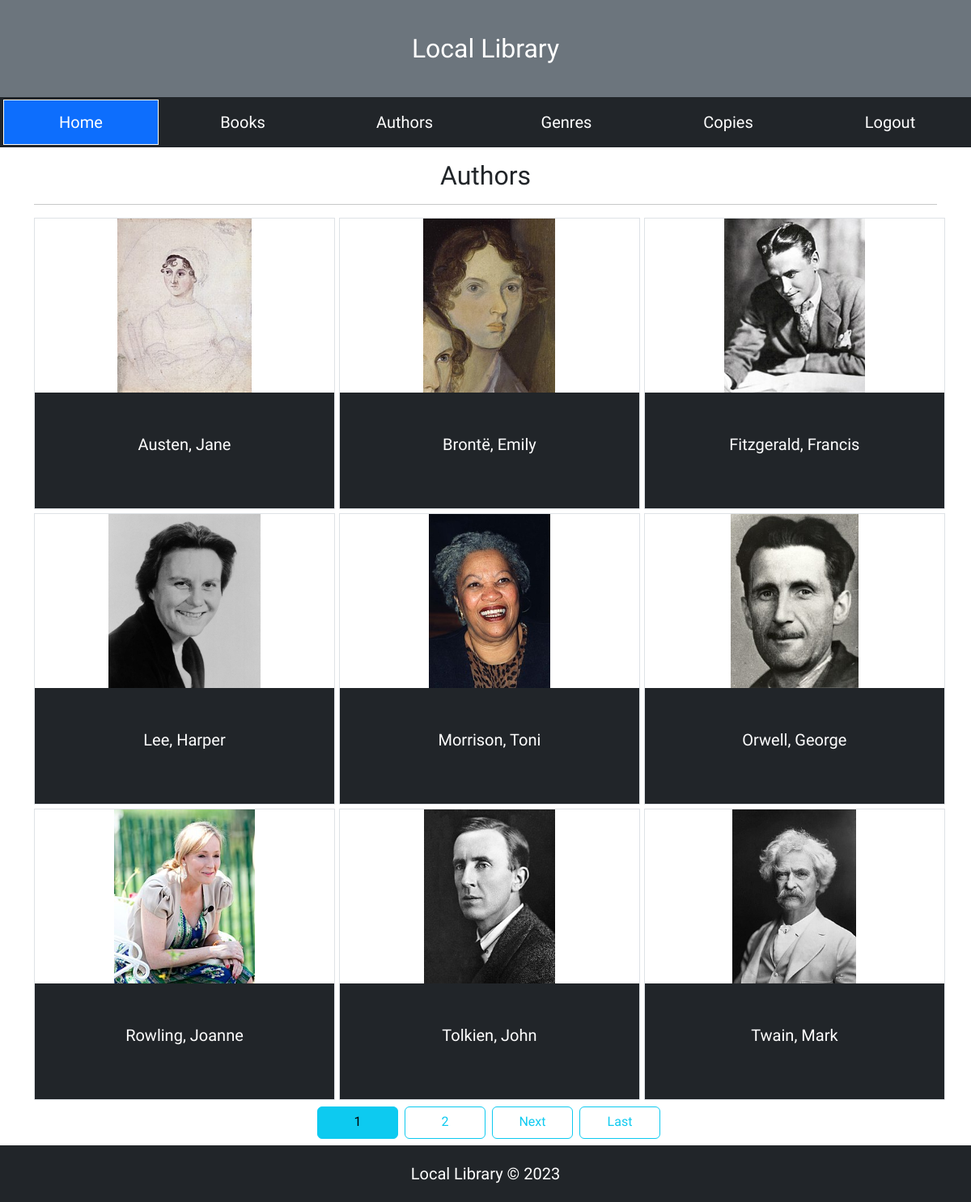
The app's page /catalog/authors/ (signed in) with its own data.
### catalog/models.py (models this page shows)
class Author(models.Model):
	first_name = models.CharField(max_length=100)
	last_name = models.CharField(max_length=100)
	date_of_birth = models.DateField(null=True, blank=True)
	date_of_death = models.DateField('Died', null=True, blank=True)
	biography = models.TextField(help_text="Enter author's biography",blank=True,null=True)
	image = models.ImageField(upload_to='authors',blank=True,null=True)
	class Meta:
		ordering = ['last_name', 'first_name']
	def get_absolute_url(self):
		return reverse('author-detail', args=[str(self.id)])
	def __str__(self):
		return f'{self.last_name}, {self.first_name}'

### catalog/views.py (the view)
# urls.py: path('authors/', views.AuthorListView.as_view(), name='authors'),
class AuthorListView(LoginRequiredMixin,ListView):
	model = Author
	template_name = 'author_list.html'
	paginate_by = 9

### catalog/templates/author_list.html
{% extends "base.html" %}
{% block content %}
<div class="container">
  <h2 class="text-center mt-3 mb-0">Authors</h2>
  <hr>
  <div class="author-list">
    {% for author in object_list %}
    <a href="{{ author.get_absolute_url }}" style="display:block;text-decoration:none;">
      <div class="author border" style="height:100%;max-width:100%;max-height:100%;">
        <div class="author-image" style="height:60%;">
          <img src="{{ author.image.url }}" alt="{{ author }}" style="max-width:100%;max-height:100%;display:block;margin:0 auto;">
        </div>
        <div class="bg-dark" style="height:40%;display:flex;align-items:center;justify-content:center;">
          <p class="text-white text-center">{{ author }}</p>
        </div>
      </div>
    </a>
    {% endfor %}
  </div>
</div>
{% endblock content %}

### mystaticfiles/global.css (style rules this page uses)
html { padding: 0; }
body { font-family: 'Rajdhani', sans-serif; font-size: 20px; }
a:link { text-decoration: none; }
.author-list { display: grid; grid-template-columns: repeat(3, 33.33%); grid-template-rows: repeat(3, 360px); grid-auto-rows: 360px; grid-gap: 5px; }

### records on screen
Author: image (picture), last_name+first_name "Austen, Jane"
Author: image (picture), last_name+first_name "Brontë, Emily"
Author: image (picture), last_name+first_name "Fitzgerald, Francis"
Author: image (picture), last_name+first_name "Lee, Harper"
Author: image (picture), last_name+first_name "Morrison, Toni"
Author: image (picture), last_name+first_name "Orwell, George"
Author: image (picture), last_name+first_name "Rowling, Joanne"
Author: image (picture), last_name+first_name "Tolkien, John"
Author: image (picture), last_name+first_name "Twain, Mark"

### other values on screen
{{ num }} "1"
{{ num }} "2"
